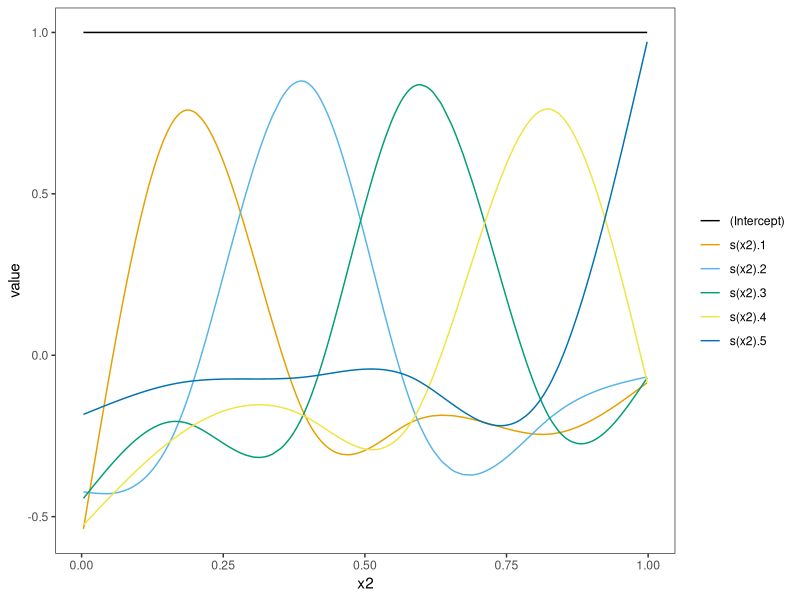
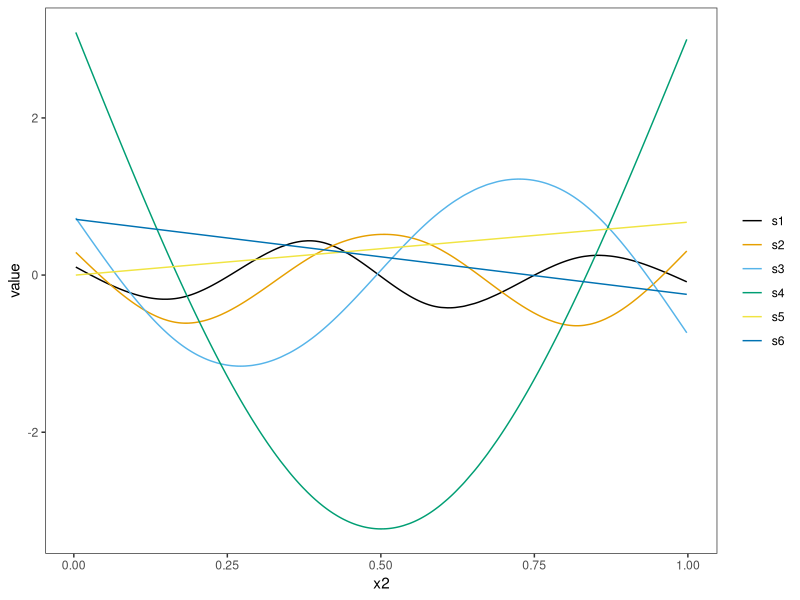
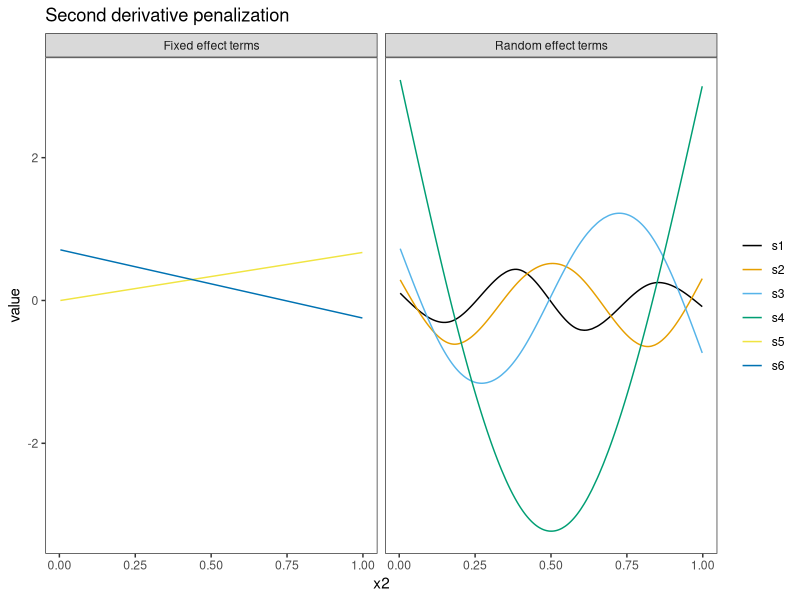

Write R code to recreate these figures, in order.
## ---- chunk 1
library(mgcv)
library(lme4)
library(tidyverse)
library(ggthemes)
theme_set(theme_bw())
theme_update(panel.grid = element_blank())
## ---- chunk 2
set.seed(2) ## simulate some data... 
dat <- gamSim(1,n=400,dist="normal",scale=2, verbose=FALSE)

mod <- gam(y ~ s(x2, k = 6, bs = "cr"), data = dat, method="ML")
dat <- dat %>% 
  mutate(pred = predict(mod))

Xp <- predict(mod, type = "lpmatrix")
p0 <- as_tibble(Xp) %>% 
  mutate(x2 = dat$x2) %>% 
  pivot_longer(cols = -x2) %>% 
  ggplot(aes(x = x2, y = value, group = name, color = name)) + 
  geom_line() +
  scale_color_colorblind() +
  labs(color = NULL)
  
sm <- smoothCon(s(x2, k = 6, bs = "cr"), data = dat)[[1]]
re <- smooth2random(sm, "")
pm <- cbind(attr(re$rand$g, "Xr"), re$Xf)
colnames(pm) <- paste0("s", 1:ncol(pm))

grid <- as_tibble(pm) %>% 
  mutate(x2 = dat$x2) %>% 
  pivot_longer(cols = -x2) %>% 
  mutate(
    type = case_when(
      str_detect(name, "[1-4]") ~ "Random effect terms",
      TRUE ~ "Fixed effect terms"
    )
  )

p1 <- ggplot(grid, aes(x = x2, y = value, group = name, color = name)) + 
  geom_line() +
  labs(color = NULL) +
  scale_color_colorblind()

p0
## ---- chunk 3
p1
## ---- chunk 4
p1 + 
  facet_wrap(vars(type)) +
  ggtitle("Second derivative penalization")
